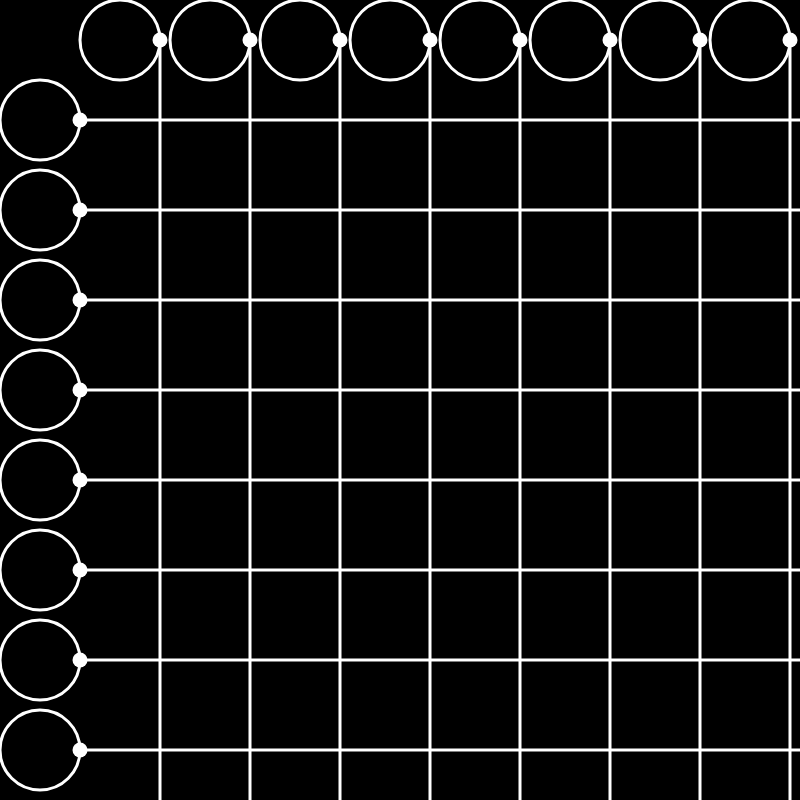
Frame 1 (no input)
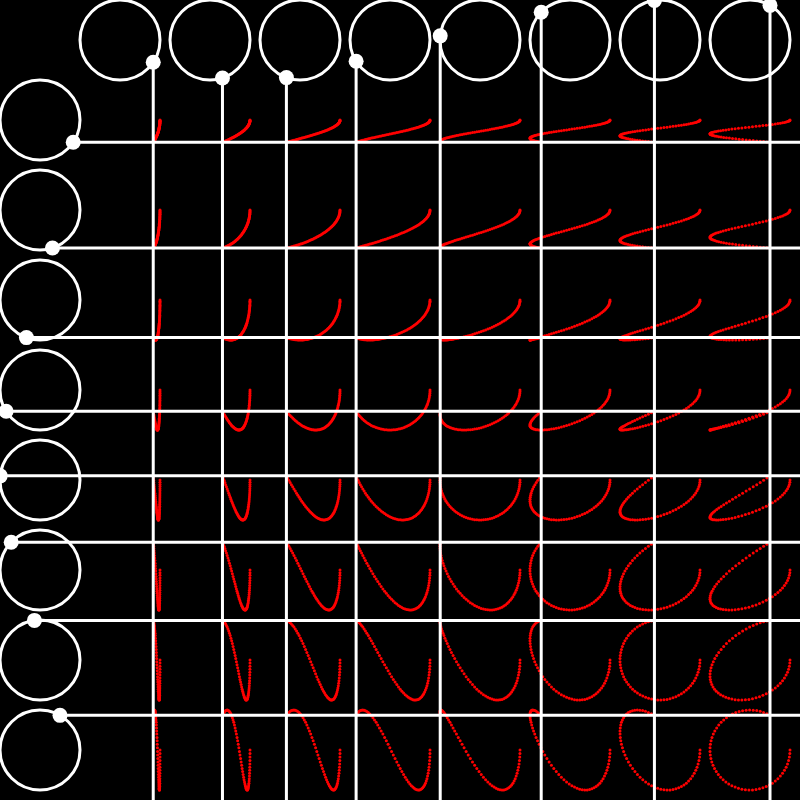
Frame 60 (no input)
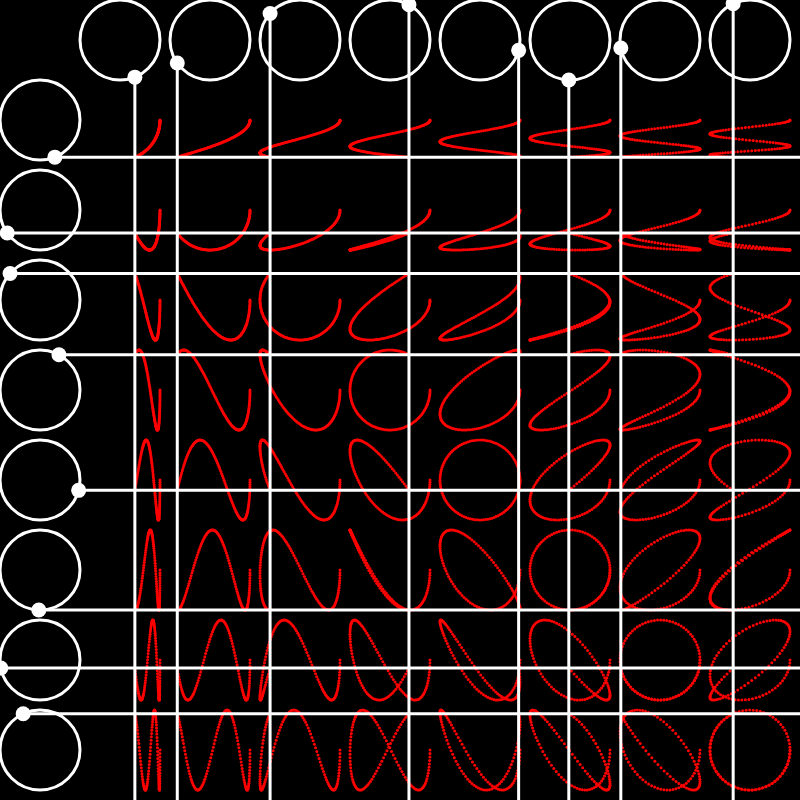
Frame 120 (the mouse pressed at the canvas centre since frame 60)

The p5.js sketch that drew these frames (run headless with seeded random() and noise() and a simulated clock; from frame 60 on, the mouse is pressed at the canvas centre):

// p5.js sketch
// ── sketch.js
let c2; 

function setup() {
	createCanvas(800, 800);
	c2 = createGraphics(width, height);
	// c2.background(0);
}

let scl = 80;
let a = 0;

function draw() {
	background(0);
	image(c2, 0, 0);
	for(let i = scl; i <= width-scl; i += scl + 10){
		push();
		translate(i+ scl/2, scl/2);
		noFill();
		stroke(255);
		strokeWeight(3);
		ellipse(0, 0, scl);
		let x = scl/2 * cos(a * (i/scl));
		let y = scl/2 * sin(a * (i/scl));
		line(x, y, x, height);
		strokeWeight(15);
		point(x, y);
		pop();
	}
	for(let i = scl; i <= height-scl; i += scl + 10){
		push();
		translate(scl/2, i + scl/2);
		noFill();
		stroke(255);
		strokeWeight(3);
		ellipse(0, 0, scl);
		let x = scl/2 * cos(a * (i/scl));
		let y = scl/2 * sin(a * (i/scl));
		line(x, y, width, y);
		strokeWeight(15);
		point(x, y);
		pop();
	}
	for(let x = scl; x <= width-scl; x += scl + 10){
		for(let y = scl; y <= height-scl; y += scl + 10){
			c2.push();
			c2.translate(x+scl/2, y+scl/2);
			let x1 = scl/2 * cos(a * (x / scl));	
			let y1 = scl/2 * sin(a * (y / scl));	
			c2.stroke(255, 0, 0)
			c2.strokeWeight(3);
			c2.point(x1, y1);
			c2.pop();
			
		}
	}
	if(a >= TWO_PI){
		a = 0;
		c2.background(0);
	}
	a += 0.01;
}
